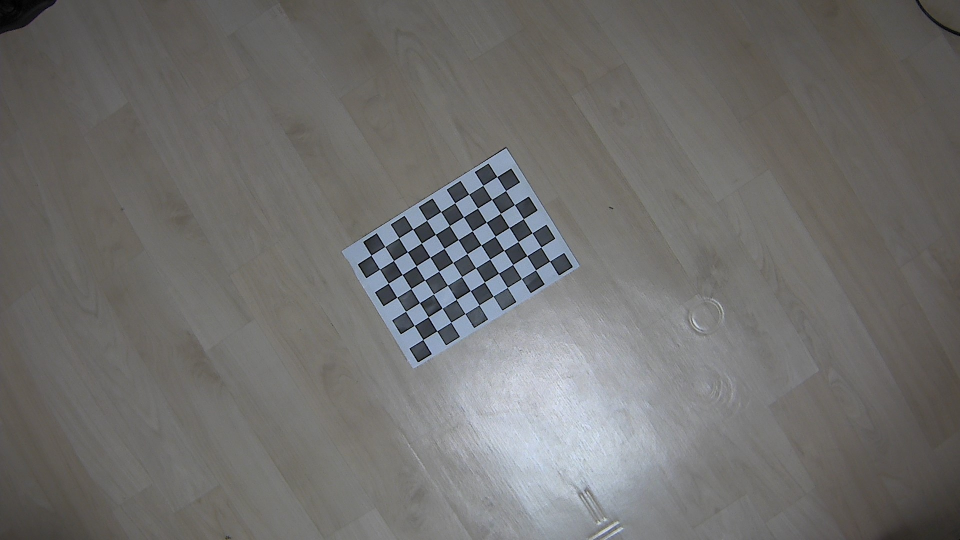
#> input picture img/calibration/2/WIN_20250514_22_39_28_Pro.jpg, 1920 x 1080 px (shown at 1/2 size)
$ python -i board_tester.py   (imports and definitions only)
#> lines starting #> are read from the running program, lines starting #| are printed output that depends on the picture
import cv2
import numpy as np
import math
from typing import Optional, Tuple, List, Dict
from interface import slider_create, slider_value

from vision.camera import camera_open, Undistorter

from config import camera_cfg, board_width_cm, board_height_cm, grid_row, grid_col

# [52 lines left out: functions _order_corners_clockwise, _quad_is_reasonable, not called in this run]


def _poly_area(pts: np.ndarray) -> float:
    x = pts[:,0]; y = pts[:,1]
    return 0.5*abs(np.dot(x, np.roll(y,-1)) - np.dot(y, np.roll(x,-1)))


# [273 lines left out: functions _detect_corners_gftt, _select_four_corners_by_pca_quadrant, _to_rho_theta, _line_intersection, _cluster_two_orientations, _line_fallback and 1 more, not called in this run]

# --- 전역 변수: ROI 선택 상태 ---
roi_tl = None       # Top-left 좌표
roi_br = None       # Bottom-right 좌표
selecting_roi = False

# 마우스 콜백: 좌클릭 두 번으로 ROI 설정
# [113 lines left out: functions mouse_callback, main, not called in this run]

class ROIFilter:
    def __init__(
        self,
        # --- Binarization pipeline ---
        clahe_clip_bin: float = 2.0,
        clahe_tile_bin: Tuple[int,int] = (8,8),
        adaptive_block: int = 21,
        adaptive_C: int = 5,
        # --- Enhancement pipeline ---
        scale_enh: int = 2,
        unsharp_ksize: Tuple[int,int] = (9,9),
        unsharp_sigma: float = 10,
        clahe_clip_enh: float = 3.0,
        clahe_tile_enh: Tuple[int,int] = (8,8),
        bilateral_d: int = 9,
        bilateral_sigma_color: float = 75,
        bilateral_sigma_space: float = 75,
    ):
        # Binarization params
        self.clahe_clip_bin = clahe_clip_bin
        self.clahe_tile_bin = clahe_tile_bin
        self.adaptive_block = adaptive_block
        self.adaptive_C = adaptive_C

        # Enhancement params
        self.scale_enh = scale_enh
        self.unsharp_ksize = unsharp_ksize
        self.unsharp_sigma = unsharp_sigma
        self.clahe_clip_enh = clahe_clip_enh
        self.clahe_tile_enh = clahe_tile_enh
        self.bilateral_d = bilateral_d
        self.bilateral_sigma_color = bilateral_sigma_color
        self.bilateral_sigma_space = bilateral_sigma_space

    def binarize(self, img: np.ndarray, manual_thresh: Optional[int] = None) -> np.ndarray:
        """
        1) Grayscale 변환
        2) CLAHE (명암 대비 향상)
        3) Adaptive Threshold 이진화
        4) Median Blur (소금·후추 노이즈 제거)
        5) 색 반전
        """
        # 1) Gray
        if img.ndim == 3:
            gray = cv2.cvtColor(img, cv2.COLOR_BGR2GRAY)
        else:
            gray = img.copy()

        # [6 lines of commented-out code are left out]
        gray = cv2.GaussianBlur(gray, (5,5), 0)

        # # 3) Adaptive Threshold
        # bsize = max(3, self.adaptive_block)
        # if bsize % 2 == 0: bsize += 1
        # thresh = cv2.adaptiveThreshold(
        #     gray, 255,
        #     cv2.ADAPTIVE_THRESH_GAUSSIAN_C,
        #     cv2.THRESH_BINARY,
        #     bsize,
        #     self.adaptive_C
        # )  # :contentReference[oaicite:7]{index=7}
        t = int(max(0, min(255, manual_thresh)))
        _, thresh = cv2.threshold(gray, t, 255, cv2.THRESH_BINARY)

        # 4) Noise removal
        median = cv2.medianBlur(thresh, 3)

        # 5) Invert colors
        inverted = cv2.bitwise_not(median)

        kernel = cv2.getStructuringElement(cv2.MORPH_RECT, (5,5))
        closed = cv2.morphologyEx(inverted, cv2.MORPH_CLOSE, kernel)

        return closed

class BoardDetector:
    def __init__(self, board_width_cm: float, board_height_cm: float, grid_width: int, grid_height: int, board_margin: float):
        self.board_width_cm = board_width_cm
        self.board_height_cm = board_height_cm

    def detect(self, roi_gray, detect_params):
        rect = self._detect_board(roi_gray, detect_params)
        return rect

    # [65 lines left out: functions _detect_board, _get_board_pts, not called in this run]


# [2 lines not run here, left out]

>>> import cv2
>>> picture = cv2.imread('../img/calibration/2/WIN_20250514_22_39_28_Pro.jpg')
#> picture is the input picture: shape (1080, 1920, 3); mean B, G, R 108.7, 110.3, 111.2
>>> result = ROIFilter().binarize(picture)
#> in binarize, `gray = cv2.cvtColor(img, cv2.COLOR_BGR2GRAY)`:
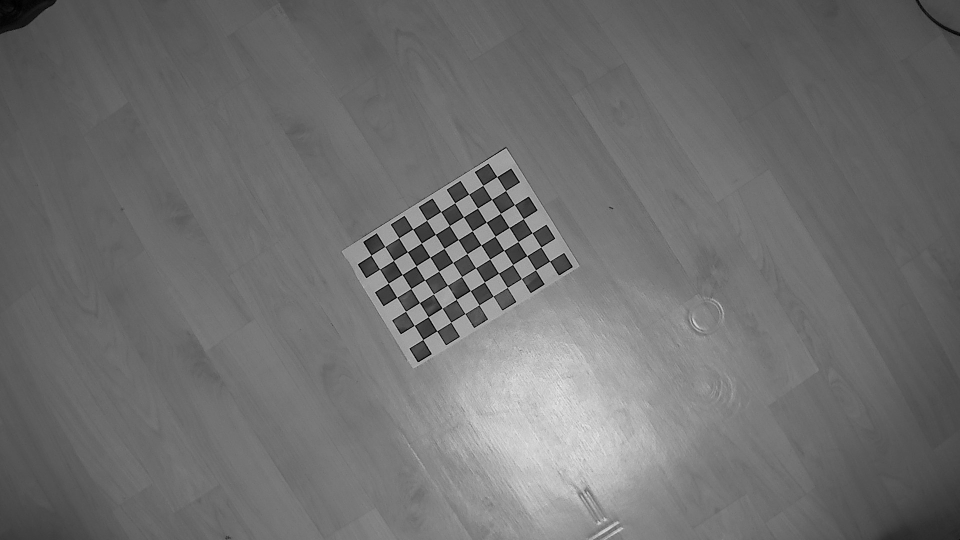
#> gray: shape (1080, 1920) (shown at 1/2 size); min 0, max 241, mean 110.4
#> (the run stopped early here; a loop or call above may not have finished)

$ run again, on img/calibration/2/WIN_20250514_22_39_38_Pro.jpg
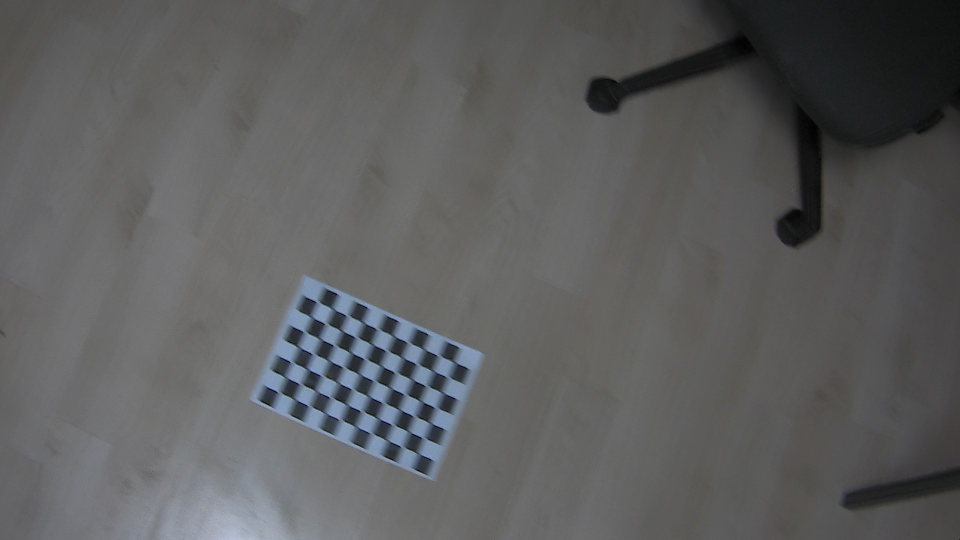
#> input picture img/calibration/2/WIN_20250514_22_39_38_Pro.jpg, 1920 x 1080 px (shown at 1/2 size)
#> picture is the input picture: shape (1080, 1920, 3); mean B, G, R 93.6, 93.2, 92.6
#> in binarize, `gray = cv2.cvtColor(img, cv2.COLOR_BGR2GRAY)`:
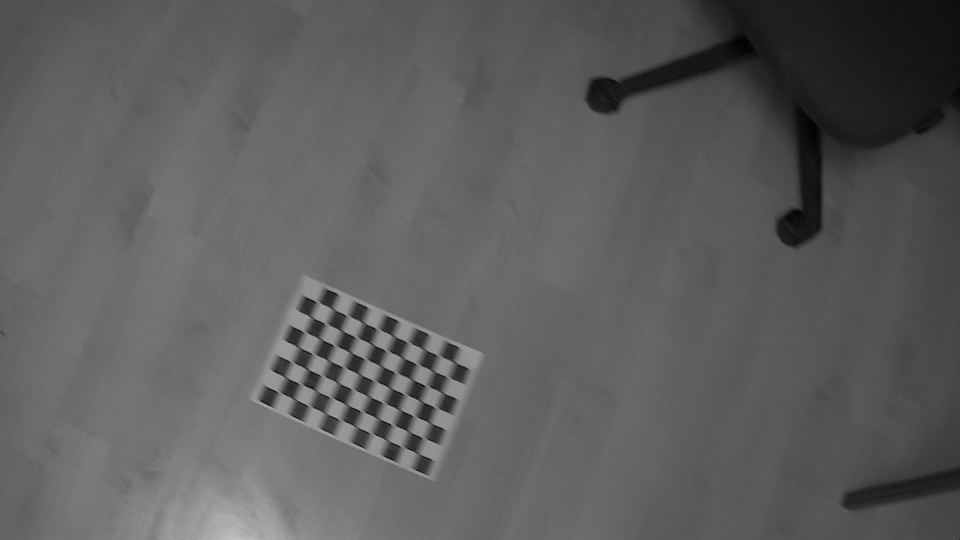
#> gray: shape (1080, 1920) (shown at 1/2 size); min 0, max 197, mean 93.1

$ run again, on img/calibration/2/WIN_20250514_22_39_40_Pro.jpg
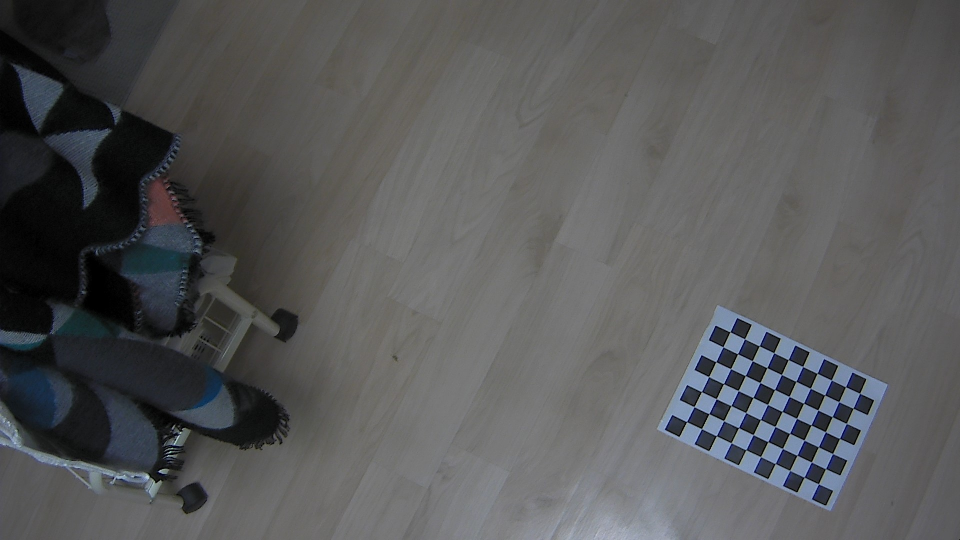
#> input picture img/calibration/2/WIN_20250514_22_39_40_Pro.jpg, 1920 x 1080 px (shown at 1/2 size)
#> picture is the input picture: shape (1080, 1920, 3); mean B, G, R 88.7, 87.9, 87.2
#> in binarize, `gray = cv2.cvtColor(img, cv2.COLOR_BGR2GRAY)`:
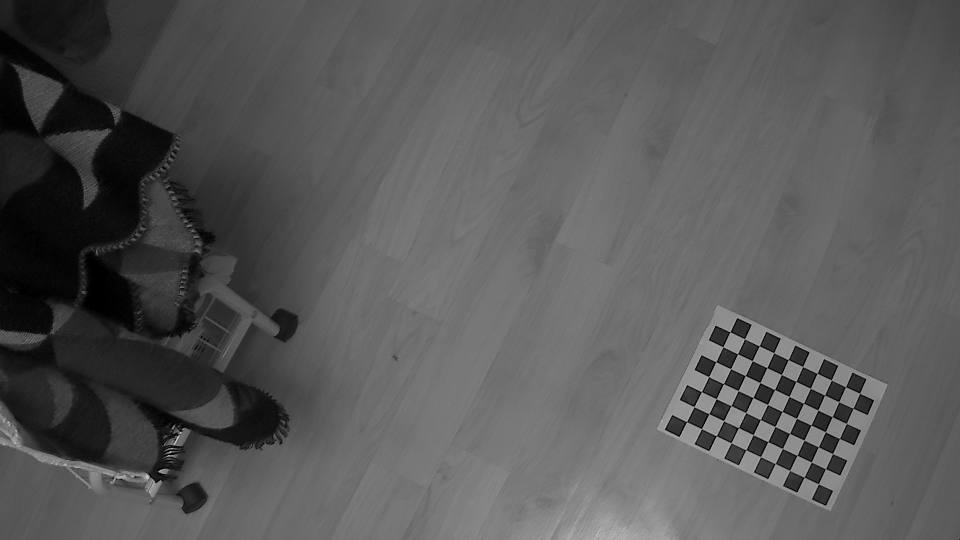
#> gray: shape (1080, 1920) (shown at 1/2 size); min 0, max 215, mean 87.8

$ run again, on img/calibration/2/WIN_20250514_22_39_43_Pro.jpg
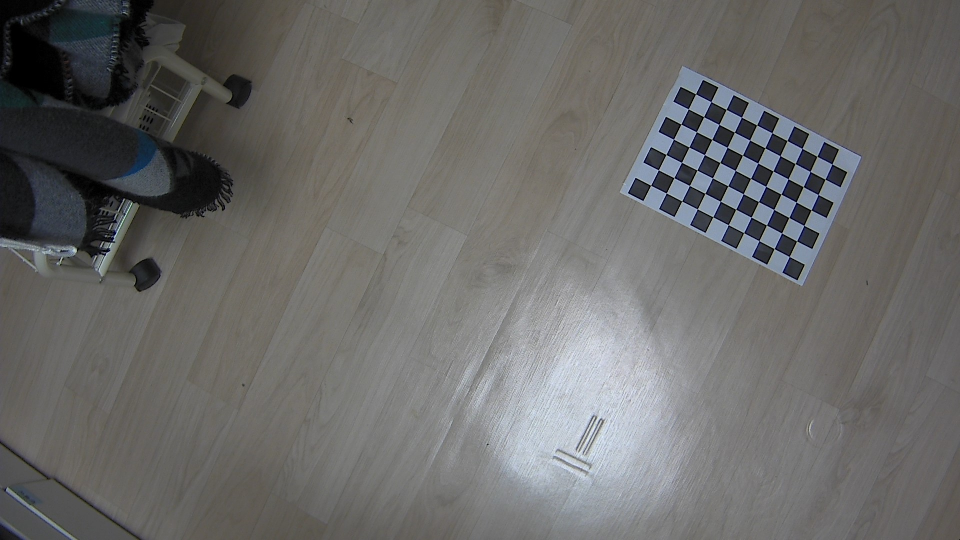
#> input picture img/calibration/2/WIN_20250514_22_39_43_Pro.jpg, 1920 x 1080 px (shown at 1/2 size)
#> picture is the input picture: shape (1080, 1920, 3); mean B, G, R 104.5, 105.9, 106.4
#> in binarize, `gray = cv2.cvtColor(img, cv2.COLOR_BGR2GRAY)`:
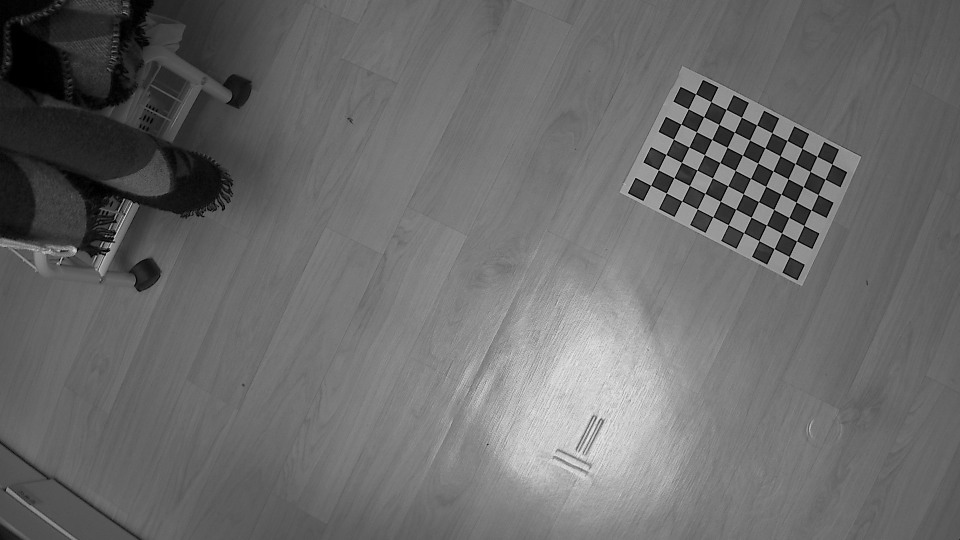
#> gray: shape (1080, 1920) (shown at 1/2 size); min 0, max 239, mean 105.9
